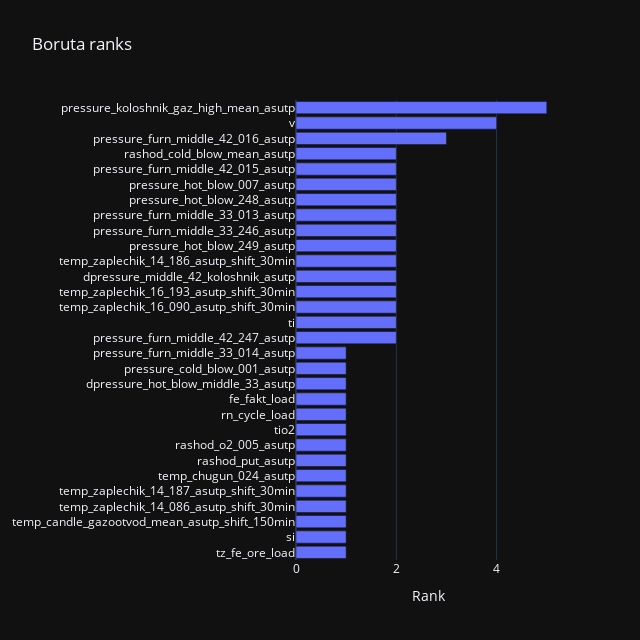

Notebook cell for this chart:
### Code cell
data = [go.Bar(y=feature_df['features'], x=feature_df['rank'], orientation='h')]
fig = go.Figure(data=data)
fig.update_layout(
    title="Boruta ranks",
    height=640,
    width=640,
    xaxis_title='Rank',
    yaxis_dtick=1,
    template='plotly_dark'
)
fig.show()

### Figure 1 — Plotly figure (JSON) as saved in the notebook; plotly's stock layout.template omitted (floating-point values rounded to 4 significant figures)
{"data": [{"orientation": "h", "type": "bar", "x": [1, 1, 1, 1, 1, 1, 1, 1, 1, 1, 1, 1, 1, 1, 2, 2, 2, 2, 2, 2, 2, 2, 2, 2, 2, 2, 2, 3, 4, 5], "y": ["tz_fe_ore_load", "si", "temp_candle_gazootvod_mean_asutp_shift_150min", "temp_zaplechik_14_086_asutp_shift_30min", "temp_zaplechik_14_187_asutp_shift_30min", "temp_chugun_024_asutp", "rashod_put_asutp", "rashod_o2_005_asutp", "tio2", "rn_cycle_load", "fe_fakt_load", "dpressure_hot_blow_middle_33_asutp", "pressure_cold_blow_001_asutp", "pressure_furn_middle_33_014_asutp", "pressure_furn_middle_42_247_asutp", "ti", "temp_zaplechik_16_090_asutp_shift_30min", "temp_zaplechik_16_193_asutp_shift_30min", "dpressure_middle_42_koloshnik_asutp", "temp_zaplechik_14_186_asutp_shift_30min", "pressure_hot_blow_249_asutp", "pressure_furn_middle_33_246_asutp", "pressure_furn_middle_33_013_asutp", "pressure_hot_blow_248_asutp", "pressure_hot_blow_007_asutp", "pressure_furn_middle_42_015_asutp", "rashod_cold_blow_mean_asutp", "pressure_furn_middle_42_016_asutp", "v", "pressure_koloshnik_gaz_high_mean_asutp"]}], "layout": {"height": 640, "title": {"text": "Boruta ranks"}, "width": 640, "xaxis": {"autorange": true, "range": [0, 5.263], "title": {"text": "Rank"}, "type": "linear"}, "yaxis": {"autorange": true, "dtick": 1, "range": [-0.5, 29.5], "type": "category"}}}
